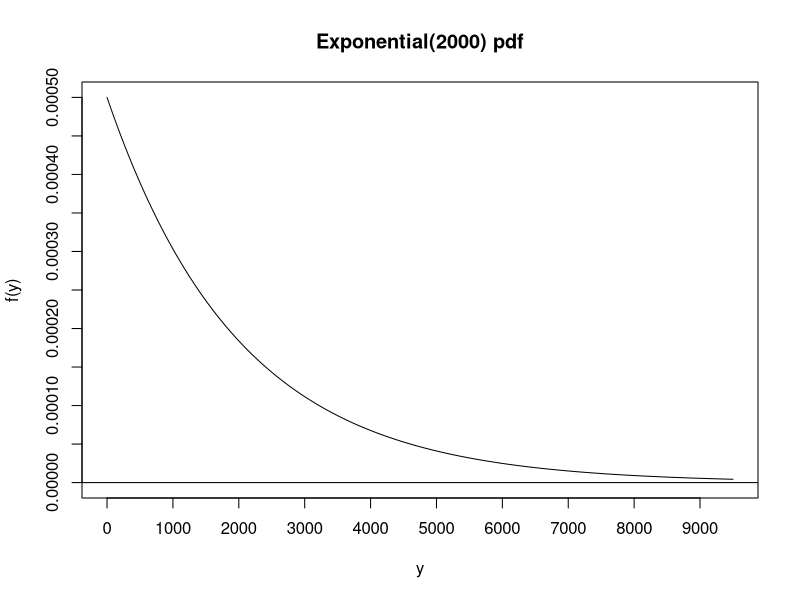
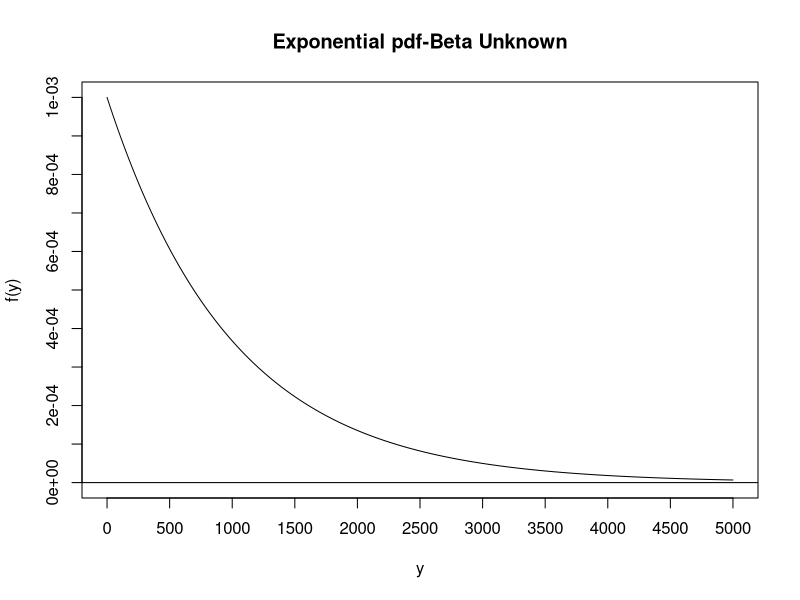

Source code (R) for these figures, in order:
#
# R CODE FOR Exp Tolerance
# ----------------------------------------------------------------------------
#postscript("u:/meth1/psfiles/ExpTolplot.ps")

 x=seq(0,9500,.01)
  fx=dexp(x,1/2000)


 plot(x,fx,type="l",ylab="f(y)",xlab="y",xlim=c(0,9500),ylim=c(0,.0005),
main="Exponential(2000) pdf",
 lab=c(10,11,5))
abline(h=0)
 y=seq(0,5000,.01)
  fy=dexp(y,1/1000)

#postscript("u:/meth1/psfiles/ExpTolplot2.ps")

 plot(y,fy,type="l",ylab="f(y)",xlab="y",xlim=c(0,5000),ylim=c(0,.001),
main="Exponential pdf-Beta Unknown",
 lab=c(10,11,5))
abline(h=0)

#graphics.off()



n= 130
G= .95
P= .90
m= 0
imin= 0
i= 0
ans= 0
anst= 0
r= 1:n
ans= pbinom(r-1,n,1-P)
while(i<n)
{
i= i+1
if(ans[i]<=1-G)  anst[i]= ans[i]
if(ans[i]>1-G) anst[i]= -1
}
ansmax= max(anst)
imax= which(anst==ansmax)
m= imax
coverage= 1-ans[m]
coverage